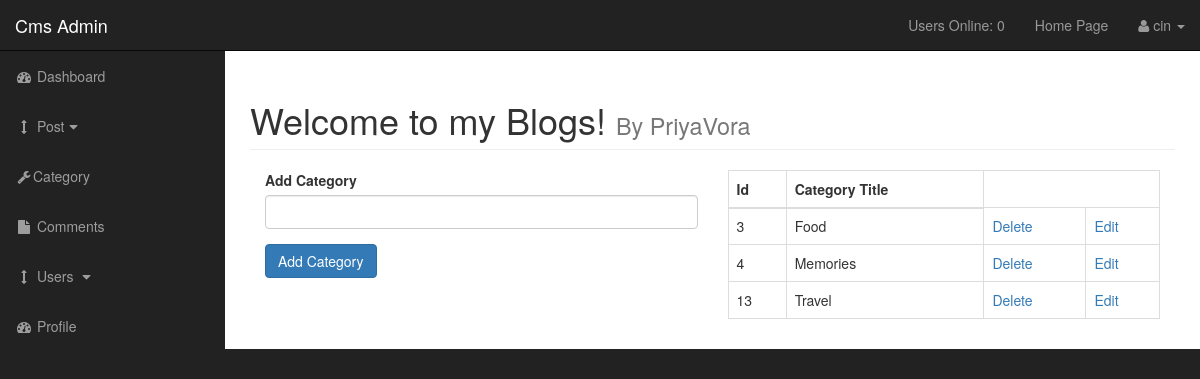
/admin/categories.php (signed in), run on the app's committed database.
### tables this page shows
CREATE TABLE `categories` (
  `cat_id` int(3) NOT NULL,
  `cat_title` varchar(255) NOT NULL
);

### admin/adminfunctions.php (the view, shortened to what this page needs)
<?php
function find_all_categories() {
    global $connection;
        $query= 'select * from categories';
                               $select_category= mysqli_query($connection, $query);
                                  while($row= mysqli_fetch_assoc($select_category)){
                                    $cat_id = $row['cat_id'];
                                    $title = $row['cat_title'];
                                     echo "<tr>" ;
                                     echo "<td>{$cat_id}</td>";
                                     echo "<td>{$title}</td>";
                                     echo "<td><a href= 'categories.php?delete={$cat_id}'>Delete</a></td>";
                                    echo "<td><a href= 'categories.php?edit={$cat_id}'>Edit</a></td>";
                                      echo "</tr>" ;
                                       }
}
?>

### admin/css/sb-admin.css (style rules this page uses)
body { margin-top: 100px; background-color: #222; }
@media (min-width:768px) { body { margin-top: 50px; } }

### data on the page
categories: cat_id "3", cat_title "Food"
categories: cat_id "4", cat_title "Memories"
categories: cat_id "13", cat_title "Travel"

### other printed values
users_online() "0"
$_SESSION['username'] "cin"
